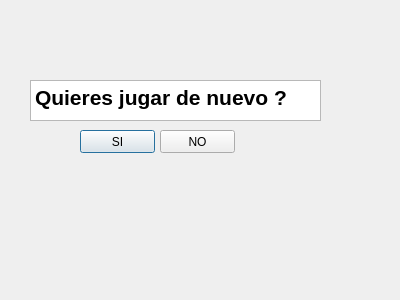
<?xml version="1.0" encoding="UTF-8"?>
<ui version="4.0">
 <class>triunfo</class>
 <widget class="QDialog" name="triunfo">
  <property name="geometry">
   <rect>
    <x>0</x>
    <y>0</y>
    <width>400</width>
    <height>300</height>
   </rect>
  </property>
  <property name="windowTitle">
   <string>Dialog</string>
  </property>
  <widget class="QPushButton" name="iniciar">
   <property name="geometry">
    <rect>
     <x>80</x>
     <y>130</y>
     <width>75</width>
     <height>23</height>
    </rect>
   </property>
   <property name="styleSheet">
    <string notr="true"/>
   </property>
   <property name="text">
    <string>SI</string>
   </property>
  </widget>
  <widget class="QPushButton" name="pushButton_2">
   <property name="geometry">
    <rect>
     <x>160</x>
     <y>130</y>
     <width>75</width>
     <height>23</height>
    </rect>
   </property>
   <property name="styleSheet">
    <string notr="true">alternate-background-color: rgb(0, 255, 255);</string>
   </property>
   <property name="text">
    <string>NO</string>
   </property>
  </widget>
  <widget class="QTextBrowser" name="textBrowser">
   <property name="geometry">
    <rect>
     <x>30</x>
     <y>80</y>
     <width>291</width>
     <height>41</height>
    </rect>
   </property>
   <property name="styleSheet">
    <string notr="true">
image: url(:/roca.png);</string>
   </property>
   <property name="html">
    <string>&lt;!DOCTYPE HTML PUBLIC &quot;-//W3C//DTD HTML 4.0//EN&quot; &quot;http://www.w3.org/TR/REC-html40/strict.dtd&quot;&gt;
&lt;html&gt;&lt;head&gt;&lt;meta name=&quot;qrichtext&quot; content=&quot;1&quot; /&gt;&lt;style type=&quot;text/css&quot;&gt;
p, li { white-space: pre-wrap; }
&lt;/style&gt;&lt;/head&gt;&lt;body style=&quot; font-family:'MS Shell Dlg 2'; font-size:8.25pt; font-weight:400; font-style:normal;&quot;&gt;
&lt;p style=&quot; margin-top:0px; margin-bottom:0px; margin-left:0px; margin-right:0px; -qt-block-indent:0; text-indent:0px;&quot;&gt;&lt;span style=&quot; font-size:16pt; font-weight:600;&quot;&gt;Quieres jugar de nuevo ?&lt;/span&gt;&lt;/p&gt;&lt;/body&gt;&lt;/html&gt;</string>
   </property>
  </widget>
 </widget>
 <resources/>
 <connections/>
</ui>
